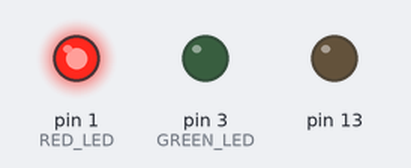
Bench run of a sketch on a simulated Arduino Uno, built with avr-gcc and run on an emulated ATmega328P. Shown: output pins drawn as LEDs (lit = HIGH).

Above: at 0.5 s.
At 1.5 s:
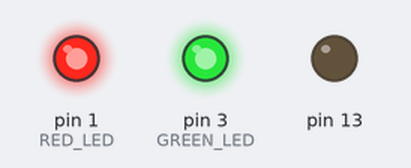
At 5.5 s:
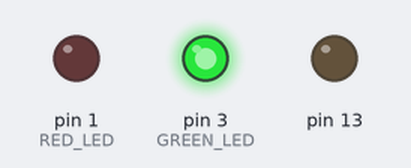
Timing chart, 0 to 6.9 s (numbered marks = the images above):
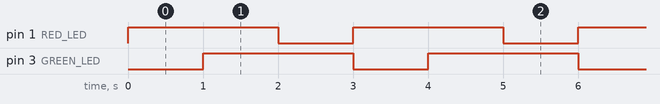

Measured:
- by itself, pin 1 (RED_LED), pin 3 (GREEN_LED): alternates HIGH for 2.0 s and LOW for 1.0 s
- by itself, everything shown: repeats every 3.0 s, in 3 steps

The sketch:

led_test.ino
```cpp
enum Colours {
  OFF,
  RED,
  ORANGE,
  GREEN,
};

#define RED_LED 1
#define GREEN_LED 3

void setup() {
  pinMode(LED_BUILTIN, OUTPUT);     // Initialize the LED_BUILTIN pin as an output
  pinMode(RED_LED, OUTPUT);
  pinMode(GREEN_LED, OUTPUT);
  digitalWrite(LED_BUILTIN, LOW);   // Turn the LED on once initialised
}

void loop() {
  setLED(RED);
  delay(1000);
  setLED(ORANGE);
  delay(1000);
  setLED(GREEN);
  delay(1000);
}

void setLED(Colours colour) {
  switch (colour) {
    case (OFF):
      digitalWrite(RED_LED, LOW);
      digitalWrite(GREEN_LED, LOW);
      break;
    case (RED):
      digitalWrite(RED_LED, HIGH);
      digitalWrite(GREEN_LED, LOW);
      break;
    case (ORANGE):
      digitalWrite(RED_LED, HIGH);
      digitalWrite(GREEN_LED, HIGH);
      break;
    case (GREEN):
      digitalWrite(RED_LED, LOW);
      digitalWrite(GREEN_LED, HIGH);
      break;
  }
}
```
